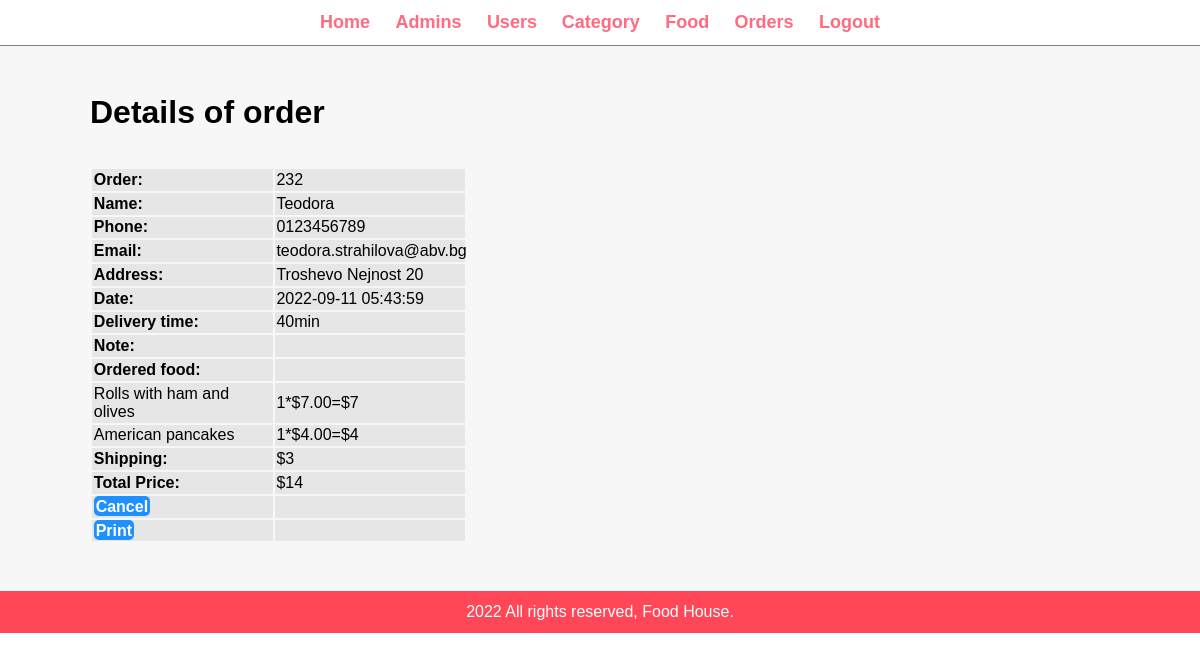
The page /admin/details-order.php?id_order=232 (signed in) on the database its author committed.
### tables this page shows
CREATE TABLE `tbl_order` (
  `id_order` int(10) UNSIGNED NOT NULL,
  `id_user` int(10) UNSIGNED NOT NULL,
  `shipping` decimal(10,2) NOT NULL,
  `order_date` datetime NOT NULL,
  `status` varchar(50) NOT NULL,
  `address` varchar(100) NOT NULL,
  `del_time` varchar(50) NOT NULL,
  `note` varchar(255) NOT NULL
);

CREATE TABLE `tbl_users` (
  `id` int(10) UNSIGNED NOT NULL,
  `name` varchar(100) NOT NULL,
  `phone` varchar(14) NOT NULL,
  `email` varchar(255) NOT NULL,
  `address` varchar(100) NOT NULL,
  `password` varchar(255) NOT NULL,
  `reg_date` datetime NOT NULL
);

CREATE TABLE `tbl_food` (
  `id` int(10) UNSIGNED NOT NULL,
  `title` varchar(100) NOT NULL,
  `description` text NOT NULL,
  `price` decimal(10,2) NOT NULL,
  `image_name` varchar(255) NOT NULL,
  `category_id` int(10) UNSIGNED NOT NULL,
  `active` varchar(10) NOT NULL,
  `add_date` datetime DEFAULT NULL
);

CREATE TABLE `tbl_details` (
  `id_order` int(10) UNSIGNED NOT NULL,
  `id_food` int(10) UNSIGNED NOT NULL,
  `price` decimal(10,2) NOT NULL,
  `qty` int(11) NOT NULL
);

### admin/details-order.php (the view)
<?php include('partials/menu.php'); ?>
<div class="main-content">
    <div class ="wrapper">
        <h1>Details of order</h1>
        <br><br>
        <?php
            $id_order=$_GET['id_order'];
            $sql = "SELECT o.id_order, u.name, u.phone, u.email,
            o.address, o.order_date, o.del_time, o.note, d.qty,
            d.price, f.title, f.price
            FROM tbl_order o
            JOIN tbl_users u
            ON o.id_user = u.id
            JOIN tbl_details d
            ON d.id_order = o.id_order
            JOIN tbl_food f
            ON f.id = d.id_food
            WHERE o.id_order=$id_order
            ";
            $res=mysqli_query($conn, $sql);
            if($res==true){
                $count = mysqli_num_rows($res);
                if($count>0){
                    $row=mysqli_fetch_assoc($res);
                    $id_order = $row['id_order'];
                    $name = $row['name'];
                    $phone = $row['phone'];
                    $email = $row['email'];
                    $address = $row['address'];
                    $order_date = $row['order_date'];
                    $del_time = $row['del_time'];
                    $note = $row['note'];
                    $price_total = 0;
                        do{
                            $title[] = '<tr><td>'.$row['title'].'</td> <td>'. $row['qty'] .'*'.'$'. $row['price'] .'='.'$'.$row['qty']*$row['price'].'</td></tr> ';
                            $price = number_format($row['price'] * $row['qty']);
                            $price_total += $price;
                        }
                        while($row = mysqli_fetch_assoc($res));
                    $titles = implode(' ' , $title);
                    $price_t = $price_total + 3;
                }
                else{
                    header('location:'.SITEURL.'admin/manage-order.php');
                }
            }
        ?>
        <form action="" method="POST">
            <table class="tbl-px">
                <tr>
                    <td> <b>Order:</b> </td>
                    <td><?php echo $id_order;?></td>
                </tr>
                <tr>
                    <td> <b>Name:</b> </td>
                    <td><?php echo $name;?></td>
                </tr>
                <tr>
                    <td> <b>Phone:</b></td>
                    <td><?php echo $phone;?></td>
                </tr>
                <tr>
                    <td><b>Email:</b></td>
                    <td><?php echo $email;?></td>
                </tr>
                <tr>
                    <td><b>Address:</b></td>
                    <td><?php echo $address;?></td>
                </tr>
                <tr>
                    <td><b>Date:</b></td>
                    <td><?php echo $order_date;?></td>
                </tr>
                <tr>
                    <td><b>Delivery time:</b></td>
                    <td><?php echo $del_time;?></td>
                </tr>
                <tr>
                    <td><b>Note:</b></td>
                    <td><?php echo $note;?></td>
                </tr>
                <tr>
                    <td><b>Ordered food:</b></td>
                    <td><?php echo $titles;?></td>
                </tr>
                <tr>
                    <td><b>Shipping:</b></td>
                    <td>$3</td>
                </tr>
                <tr>
                    <td><b>Total Price:</b></td>
                    <td>$<?php echo $price_t;?></td>
                </tr>
                <tr>
                    <td>
                    <a href="<?php echo SITEURL;?>admin/manage-order.php" class="btn-primary">Cancel</a>
                    </td>
                    <td></td>
                </tr>
                <tr>
                    <td>
                    <a target="_blank" href="<?php echo SITEURL; ?>admin/print-details.php?id_order=<?php echo $id_order; ?>" class="btn-primary btn">Print</a>
                    </td>
                    <td></td>
                </tr>
            </table>
        </form>
    </div>
</div>
<?php include('partials/footer.php'); ?>

### css/admin.css (style rules this page uses)
* { margin: 0; padding: 0; font-family: Arial, Helvetica, sans-serif; }
.wrapper { border: 1px; padding: 1%; width: 85%; margin: 0 auto; }
table tr td { background-color: #e6e6e6; padding: 0.5%; }
.btn-primary { background-color: #1e90ff; padding: 1%; color: white; text-decoration: none; font-weight: bold; border-radius: 5px; }
.main-content { background-color: #f7f7f7; padding: 3% 0; }

### rows shown on the page
tbl_order: id_order "232", address "Troshevo Nejnost 20", order_date "2022-09-11 05:43:59", del_time "40min"
tbl_users: name "Teodora", phone "0123456789", email "teodora.strahilova@abv.bg"
tbl_food: title "Rolls with ham and olives", price "7.00"
tbl_details: qty "1", $row['qty']*$row['price'] "7"
tbl_food: title "American pancakes", price "4.00"
tbl_details: qty "1", $row['qty']*$row['price'] "4"

### other values the page prints
$price_t "14"
